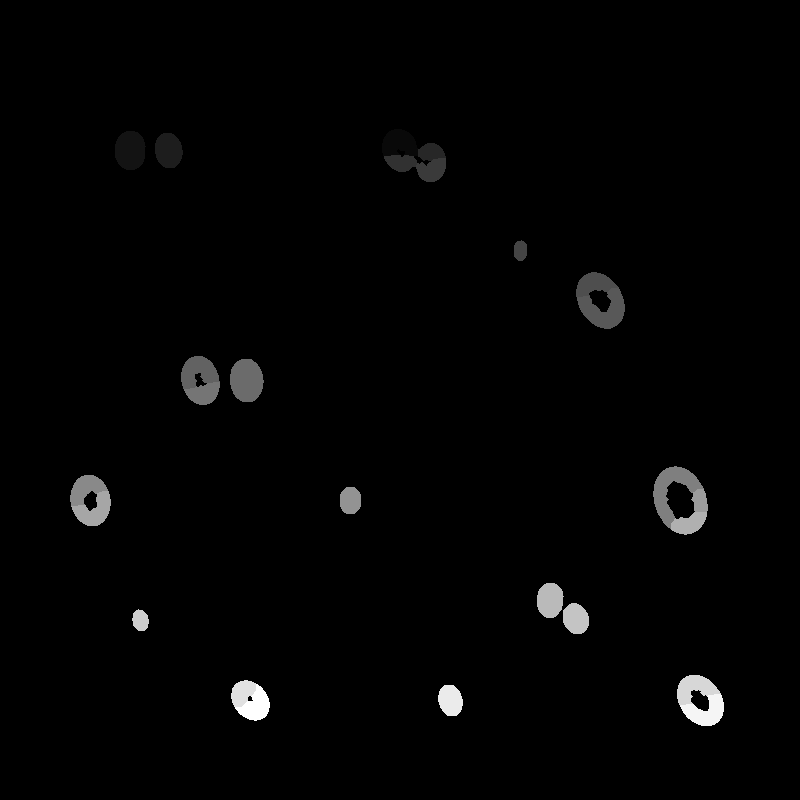
#> input picture contributor-tasks/synthetic-histology-segmentation/tests/solution/gt_mask.png, 800 x 800 px, found by its file name
$ python evaluate.py ../../tests/solution/gt_mask.png ../../tests/solution/gt_mask.png
#> lines starting #> are read from the running program, lines starting #| are printed output that depends on the picture; after the words box and inside, x2 and y2 are one past the last pixel; in counts of white or black regions, pixels touching at a corner belong together
#!/usr/bin/env python3
"""
Evaluation callback — agents call this to get feedback on their segmentation.
Prints per-region Dice scores and measurement errors.
Usage: python3 evaluate.py labeled_mask.png measurements.csv
"""
import sys, json, csv, pathlib, numpy as np
from PIL import Image
from scipy.optimize import linear_sum_assignment

GT_DIR = pathlib.Path("/tests")

def dice(a, b):
    inter = np.logical_and(a, b).sum()
    return 2*inter / (a.sum() + b.sum()) if (a.sum()+b.sum()) > 0 else 0.0

def main():
    if len(sys.argv) < 3:
        print("Usage: evaluate.py labeled_mask.png measurements.csv")
        sys.exit(1)

    mask_path = pathlib.Path(sys.argv[1])
    csv_path  = pathlib.Path(sys.argv[2])

    if not mask_path.exists():
        print(f"ERROR: {mask_path} not found"); sys.exit(1)
    if not csv_path.exists():
        print(f"ERROR: {csv_path} not found"); sys.exit(1)

    gt = json.loads((GT_DIR/"ground_truth.json").read_text())
#> (reads contributor-tasks/synthetic-histology-segmentation/tests/ground_truth.json from the repository)
    gt_mask = np.array(Image.open(GT_DIR/"solution/gt_mask.png"))
#> gt_mask is the input picture: shape (800, 800); min 0, max 26, mean 0.4

    agent_mask = np.array(Image.open(mask_path))
    agent_labels = [l for l in np.unique(agent_mask) if l > 0]
#> agent_labels = 26 values from 1 to 26
    gt_labels    = [m["label"] for m in gt["measurements"]]
    N_gt = len(gt_labels); N_ag = len(agent_labels)
#> after `N_ag = len(agent_labels)`: N_ag = 26

    print(f"\n{'='*56}")
    print(f"  GT regions  : {N_gt}")
    print(f"  Your regions: {N_ag}  (target: {N_gt}±2)")
#|   Your regions: 26  (target: 26±2)

    # Build Dice matrix
    cost = np.zeros((N_gt, max(N_ag, 1)))
    for i, gl in enumerate(gt_labels):
        gt_bin = gt_mask == gl
        for j, al in enumerate(agent_labels):
            ag_bin = agent_mask == al
            cost[i,j] = dice(gt_bin, ag_bin)
#> this loop made 26 passes
#> pass 1, in main, `gt_bin = gt_mask == gl`:
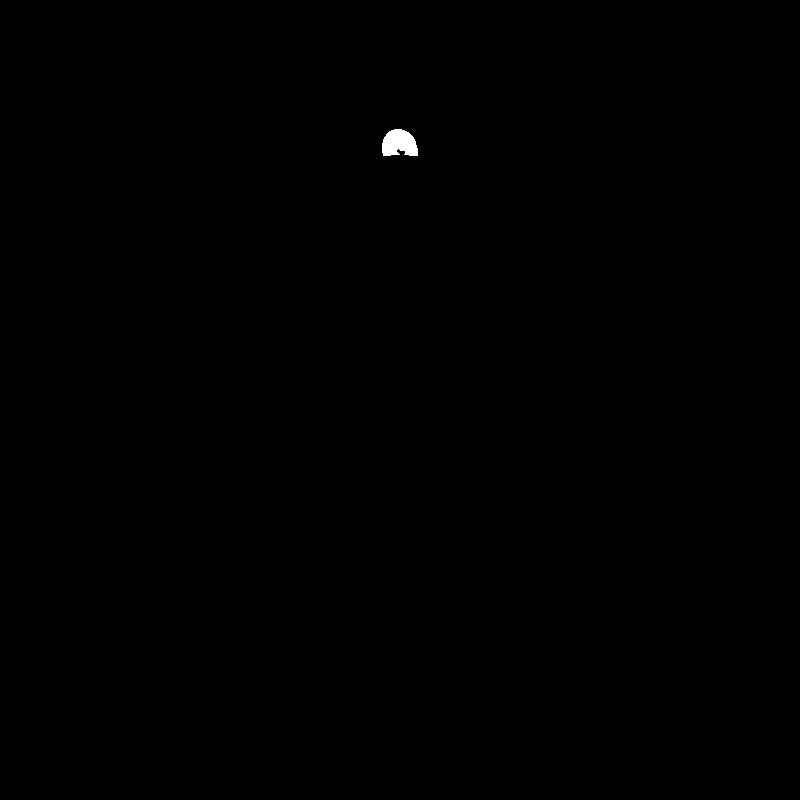
#> gt_bin: shape (800, 800) bool; 0.12% white; 1 white region, box (x1, y1, x2, y2) and area: (382, 129, 418, 156) 764
#> pass 2, in main, `gt_bin = gt_mask == gl`:
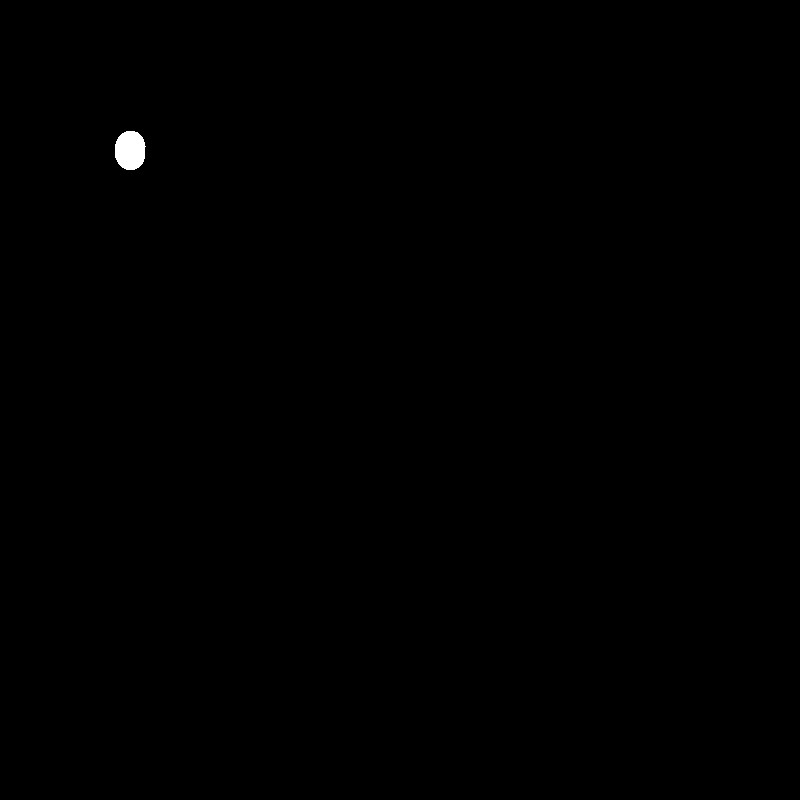
#> gt_bin: shape (800, 800) bool; 0.15% white; 1 white region, box (x1, y1, x2, y2) and area: (115, 131, 146, 170) 977
#> pass 3, in main, `gt_bin = gt_mask == gl`:
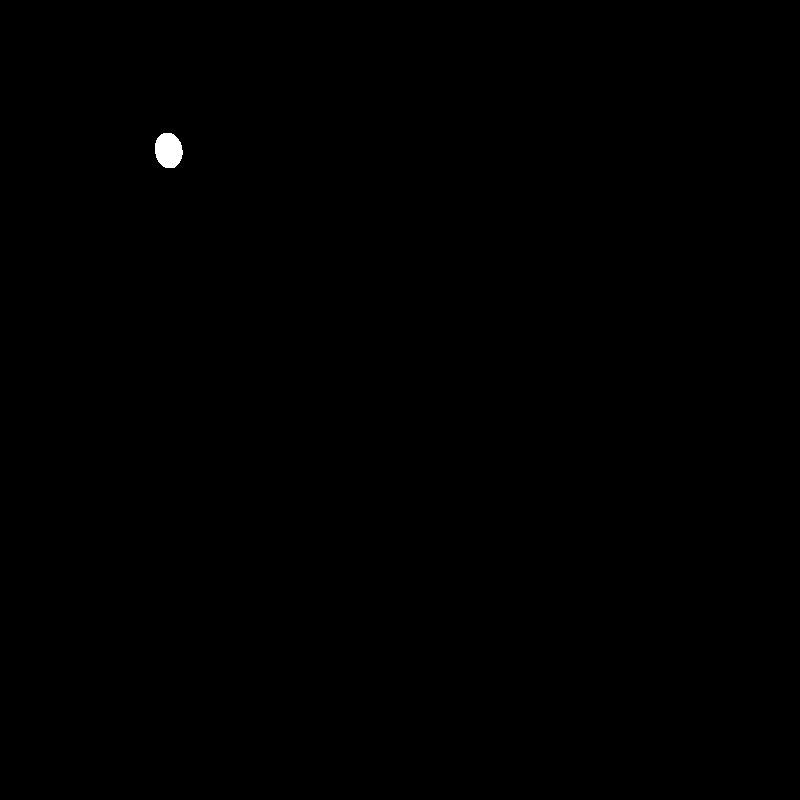
#> gt_bin: shape (800, 800) bool; 0.12% white; 1 white region, box (x1, y1, x2, y2) and area: (155, 133, 183, 168) 781
#> after the loop:
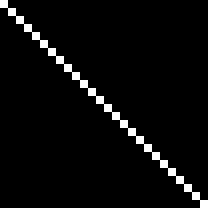
#> cost: shape (26, 26) float64 (shown 8 times larger); values 0 (black) and 1 (white), 3.8% white in thin lines or dots
#> after the loop:
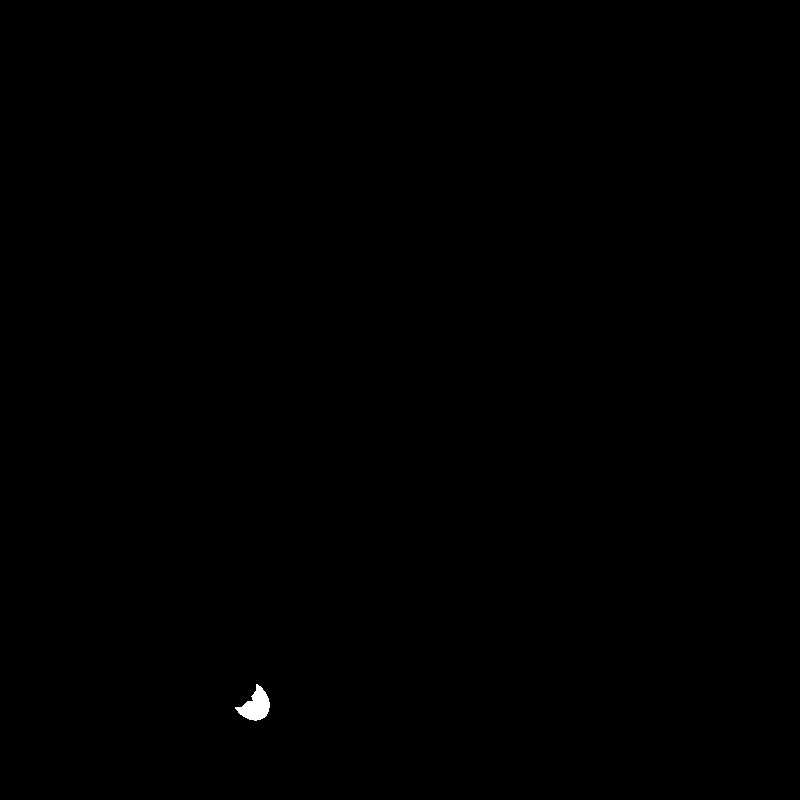
#> gt_bin: shape (800, 800) bool; 0.11% white; 1 white region, box (x1, y1, x2, y2) and area: (235, 684, 270, 721) 686

    # Hungarian matching
    row_ind, col_ind = linear_sum_assignment(-cost)
#> row_ind = 26 values from 0 to 25; col_ind = 26 values from 0 to 25
    matched = [(gt_labels[r], agent_labels[c], cost[r,c])
               for r,c in zip(row_ind, col_ind)]
#> matched = 26 items, first 6: (1, 1, 1), (2, 2, 1), (3, 3, 1), (4, 4, 1), (5, 5, 1), (6, 6, 1)
    avg_dice = np.mean([d for _,_,d in matched]) if matched else 0
#> avg_dice = 1

    print(f"  Avg Dice    : {avg_dice:.3f}  (aim for >0.5)")
#|   Avg Dice    : 1.000  (aim for >0.5)
    print(f"\n  Per-region Dice (top matches):")
    for gl, al, d in sorted(matched, key=lambda x:-x[2])[:8]:
        status = "✓" if d >= 0.5 else "✗"
        print(f"    {status} GT-{gl:02d} ↔ Agent-{al:02d}: Dice={d:.3f}")
#> this loop made 8 passes
#|     ✓ GT-01 ↔ Agent-01: Dice=1.000
#|     ✓ GT-02 ↔ Agent-02: Dice=1.000
#|     ✓ GT-03 ↔ Agent-03: Dice=1.000
#|     ✓ GT-04 ↔ Agent-04: Dice=1.000
#|     ✓ GT-05 ↔ Agent-05: Dice=1.000
#|     ✓ GT-06 ↔ Agent-06: Dice=1.000
#|     ✓ GT-07 ↔ Agent-07: Dice=1.000
#|     ✓ GT-08 ↔ Agent-08: Dice=1.000

    # CSV check
#> (the run stopped early here; a loop or call above may not have finished)
